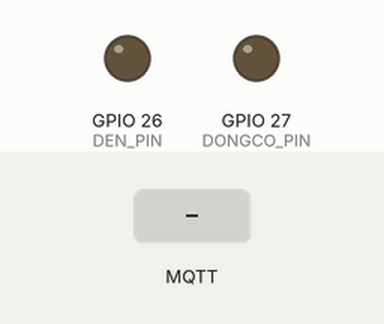
Recording of a sketch running on a simulated ESP32. On the bench: output pins drawn as LEDs (lit = HIGH). The test bench sets the inputs (shaded band). WiFi joins after 1.5 s; servers stay silent unless stated; no MQTT or app messages arrive unless stated; what the sketch prints to the serial monitor is not drawn.

Above: at 2.7 s.
2.8 s: MQTT message "L1_ON" arrives on the first subscribed topic
At 3.4 s:
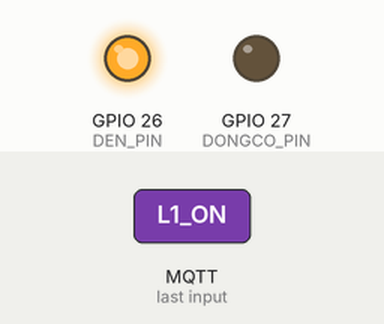
4.3 s: MQTT message "M1_ON" arrives on the first subscribed topic
At 4.7 s:
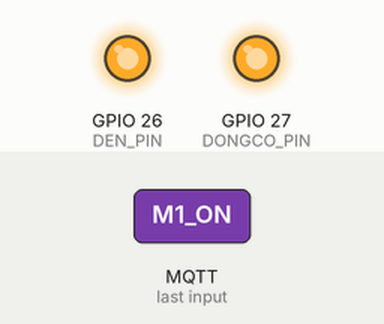
5.8 s: MQTT message "L1_OFF" arrives on the first subscribed topic
At 7.2 s:
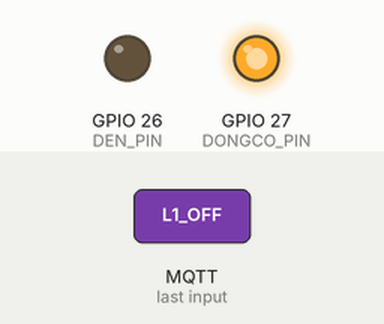
Timing chart, 0 to 8.8 s (numbered marks = the images above; inputs shaded):
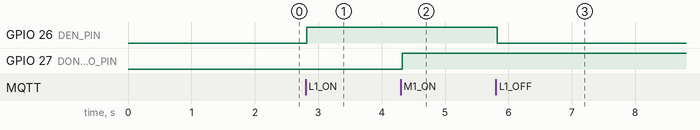

The sketch:

file_code_esp32.ino
```cpp
#include <WiFi.h>
#include <PubSubClient.h>

// --- CẤU HÌNH WIFI & MQTT ---
const char* ssid = "MERCUSYS_19F8";       // Điền tên WiFi
const char* password = "22324672";      // Điền mật khẩu WiFi
const char* mqtt_server = "broker.hivemq.com";
const char* mqtt_topic = "do_an_dung/dieukhien_den";

WiFiClient espClient;
PubSubClient client(espClient);

// --- KHAI BÁO CHÂN PHẦN CỨNG ---
const int DEN_PIN = 26;
const int DONGCO_PIN = 27;

// Hàm kết nối WiFi
void setup_wifi() {
  delay(10);
  Serial.println();
  Serial.print("Dang ket noi vao WiFi: ");
  Serial.println(ssid);
  WiFi.begin(ssid, password);
  while (WiFi.status() != WL_CONNECTED) {
    delay(500);
    Serial.print(".");
  }
  Serial.println("\nWiFi da ket noi thanh cong!");
}

// Hàm nhận lệnh từ MQTT
void callback(char* topic, byte* payload, unsigned int length) {
  // Biến mảng byte thành chuỗi String
  String message = "";
  for (int i = 0; i < length; i++) {
    message += (char)payload[i];
  }

  Serial.print("Nhan duoc lenh tu AI: [ ");
  Serial.print(message);
  Serial.println(" ]");

  // --- XỬ LÝ ĐÓNG CẮT PHẦN CỨNG THEO LỆNH ---
  if (message == "L1_ON") {
    digitalWrite(DEN_PIN, HIGH);   // Bật đèn
    Serial.println("=> Thuc thi: BAT DEN");

  } else if (message == "L1_OFF") {
    digitalWrite(DEN_PIN, LOW);    // Tắt đèn
    Serial.println("=> Thuc thi: TAT DEN");

  } else if (message == "M1_ON") {
    digitalWrite(DONGCO_PIN, HIGH); // Bật động cơ
    Serial.println("=> Thuc thi: BAT DONG CO");

  } else if (message == "M1_OFF") {
    digitalWrite(DONGCO_PIN, LOW);  // Tắt động cơ
    Serial.println("=> Thuc thi: TAT DONG CO");

  } else if (message == "OFF_ALL") {
    digitalWrite(DEN_PIN, LOW);     // Tắt hết
    digitalWrite(DONGCO_PIN, LOW);
    Serial.println("=> Thuc thi: DUNG KHAN CAP - TAT TOAN BO");

  } else if (message == "WAIT") {
    // Chế độ chờ: Không làm gì cả hoặc bạn có thể nháy đèn LED nhỏ trên board để báo hiệu
    Serial.println("=> Thuc thi: CHE DO CHO");
  }
}

// Hàm tự động kết nối lại nếu rớt mạng
void reconnect() {
  while (!client.connected()) {
    Serial.print("Dang ket noi MQTT...");
    // Đặt tên bất kỳ cho Client ID, ví dụ "ESP32Client_Dung123"
    if (client.connect("ESP32Client_Dung123")) {
      Serial.println(" Da ket noi!");
      // Phải ĐĂNG KÝ hộp thư
      client.subscribe(mqtt_topic);
    } else {
      Serial.print(" That bai, ma loi: ");
      Serial.print(client.state());
      Serial.println(" Thu lai sau 5 giay.");
      delay(5000);
    }
  }
}

void setup() {
  Serial.begin(115200);

  // Cài đặt các chân tín hiệu là chân xuất (OUTPUT)
  pinMode(DEN_PIN, OUTPUT);
  pinMode(DONGCO_PIN, OUTPUT);

  // Trạng thái ban đầu: Tắt mọi thứ
  digitalWrite(DEN_PIN, LOW);
  digitalWrite(DONGCO_PIN, LOW);

  setup_wifi();
  client.setServer(mqtt_server, 1883);
  client.setCallback(callback); // Gắn hàm xử lý khi có thư đến
}

void loop() {
  if (!client.connected()) {
    reconnect();
  }
  // Duy trì kết nối liên tục để hóng tin nhắn
  client.loop();

  // Cho CPU nghỉ ngơi 50 mili-giây sau mỗi vòng lặp để hạ nhiệt ESP32
  delay(50);
}
```

Measured:
- after the input at 2.8 s, GPIO 26 (DEN_PIN): LOW → HIGH at once
- after the input at 4.3 s, GPIO 27 (DONGCO_PIN): LOW → HIGH at once
- after the input at 5.8 s, GPIO 26 (DEN_PIN): HIGH → LOW at once
